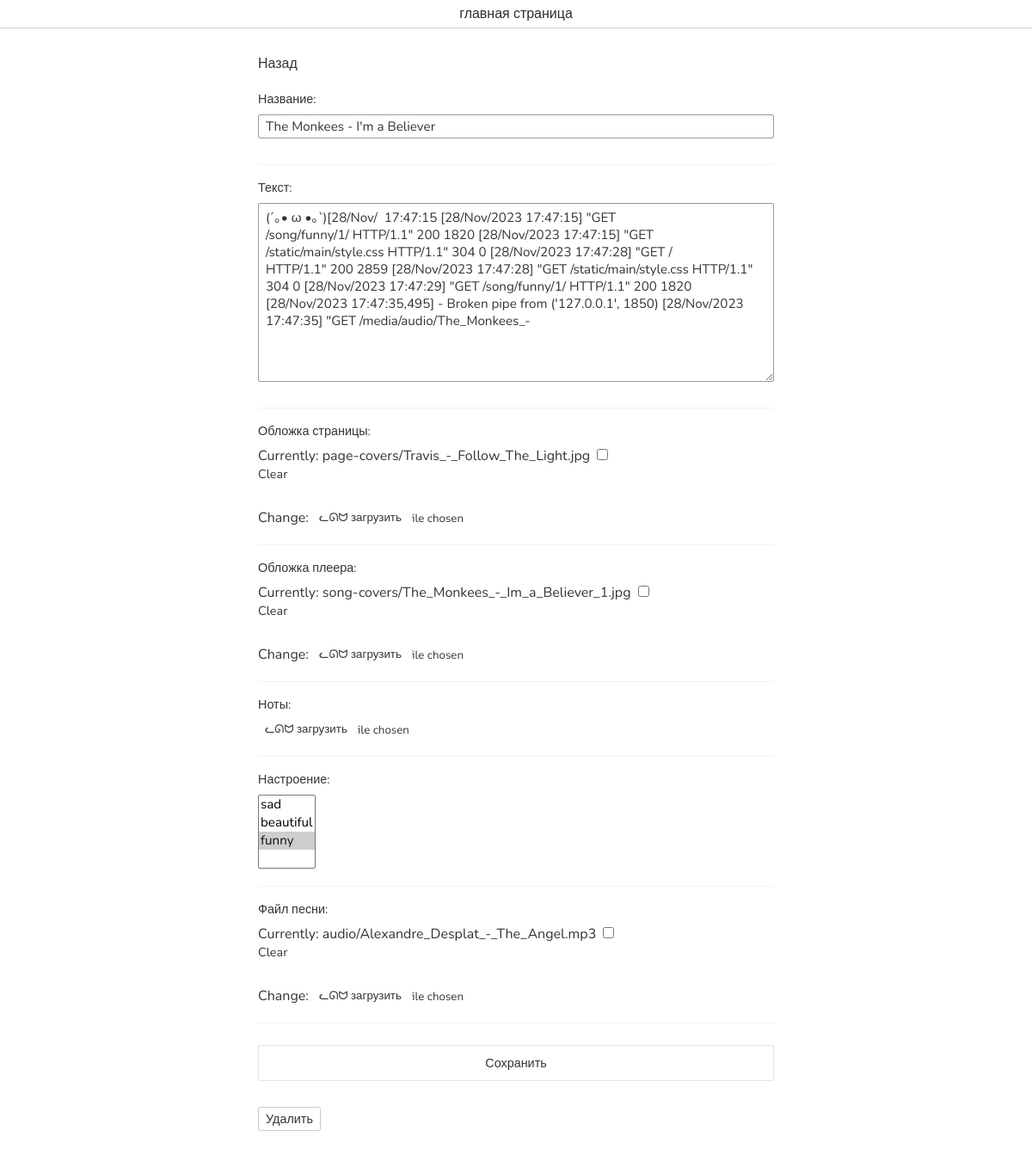
The app's page /editing/edit/1/ (signed in) with its own data.
### main/models.py (models this page shows, shortened)
class Song(models.Model):
    name = models.CharField(max_length=120)
    text = models.TextField(max_length=500, blank=True)
    page_cover = models.ImageField(upload_to='page-covers/', blank=True)
    song_cover = models.ImageField(upload_to='song-covers/', blank=True)
    notes = models.ImageField(upload_to='notes', blank=True)
    section = models.ManyToManyField(Section)
    audio_file = models.FileField(upload_to='audio/', blank=True)

class Section(models.Model):
    name = models.CharField(max_length=30)
    def __str__(self):
        return self.name

### editing/views.py (the view, shortened to what this page needs)
# urls.py: path('edit/<int:id>/', views.EditView.as_view(), name='edit'),
class EditView(View):
    def get(self, request, *args, **kwargs):
        if request.user.is_authenticated == True:
            song = get_object_or_404(Song.objects.all(), id=kwargs['id'])
            form = SongForm(instance=song)
            return render(request, 'editing/editing.html', {'form': form, 'song': song})
        else:
            return redirect('signin')

### editing/forms.py
class SongForm(forms.ModelForm):
    class Meta:
        model = Song
        fields = "__all__"
        labels = {
            "name": "Название",
            "text": "Текст",
            "page_cover": "Обложка страницы",
            'song_cover': 'Обложка плеера',
            'notes': 'Ноты',
            'audio_file': 'Файл песни',
            'section': 'Настроение',
        }
        widgets = {
            'name': forms.TextInput(attrs={'class': 'simple-input'}),
            'text': forms.Textarea(attrs={'class': 'simple-input'}),
        }

### editing/templates/editing/editing.html (shortened to what this page needs)
<!DOCTYPE html>
{% load static %}
<html lang="en">
<head>
  <link rel="stylesheet" href="{% static "/main/style.css" %}">
    <link rel="stylesheet" href="{% static "/editing/style.css" %}">
  <link rel="stylesheet" href="https://unpkg.com/element-ui/lib/theme-chalk/index.css">
</head>
<body>
{% include "header.html" %}
<div class="edit-page">
    <main>
        <a href="{% url 'songlist' %}"> Назад</a>
        <form class="settings-form" action="" method="post" enctype='multipart/form-data'>
            {{ form.as_p }}
            <button class="blue-hover-block settings-btn" type="submit">Сохранить</button>
        </form>
        {% if song %}
            <form class="delete-form" action="{% url 'delete' song.id %}" method="post">
                <button type="submit"> Удалить</button>
            </form>
        {% endif %}
    </main>
</div>
</body>
</html>

### main/static/main/style.css (style rules this page uses)
* { box-sizing: border-box; }
body { background: url('https://png.pngtree.com/background/20210709/original/pngtree-bright-spot-light-effect-background-picture-image_616312.jpg'); background-size: cover; height: 100vh; width: 100%; background: 0; margin: 0; overflow: hidden; font-family: 'Nunito', sans-serif; color: rgba(0,0,0,.8); }
a { text-decoration: none; color: inherit; }
button { padding: 5px 20px; border-radius: 3px; margin-bottom: 25px; color: rgba(0,0,0,.8); font-size: 1em; font-weight: 400; background: #ffffffa8; transition: .4s; border: 1px solid rgba(0,0,0,.1); font-family: inherit; width: 250px; text-align: left; cursor: pointer; display: flex; justify-content: space-between; position: relative; left: 50%; transform: translate(-50%, 0); user-select: none; }
a { text-decoration: none; }

### editing/static/editing/style.css (style rules this page uses)
body { height: auto; overflow-y: auto; }
form { margin-top: 20px; }
.settings-form p { padding-bottom: 20px; margin-bottom: 5px; border-bottom: 1px solid rgba(0,0,0,.05); }
.settings-form .simple-input { padding: 3px 8px; margin-bottom: 10px; color: rgba(0,0,0,.8); font-size: .95em; font-weight: 400; transition: .4s; border-radius: 3px; display: block; font-family: inherit; width: 100%; text-align: left; cursor: pointer; justify-content: space-between; position: relative; user-select: none; border: 1px solid rgba(0,0,0,.4); }
.settings-form textarea { padding: 3px 8px; margin-bottom: 10px; color: rgba(0,0,0,.8); font-size: .95em; font-weight: 400; transition: .4s; display: block; font-family: inherit; width: 100%; text-align: left; cursor: pointer; justify-content: space-between; position: relative; user-select: none; border-radius: 3px; border: 1px solid rgba(0,0,0,.4); }
.settings-form input[type='file'] { font-family: inherit; cursor: pointer; }
.settings-form input[type='file']::before { height: 30px; width: 100px; font-family: inherit; padding: 1px 8px; background: white; position: absolute; content: "ᓚᘏᗢ загрузить"; }
.settings-form label { display: block; position: relative; user-select: none; font-size: .9em; margin-bottom: 8px; }
.settings-form button { left: 0; transform: none; display: inline-block; width: auto; padding: 4px 8px; border-radius: 0; font-size: .9em; }
.settings-btn { padding-left: 10px; font-size: .95em; }
.edit-page { display: block; padding: 30px 25%; }
.edit-page button { padding: 3px 8px; font-size: .9em; left: 0; transform: none; display: inline-block; width: auto; border-radius: 0; float: left; margin-right: 5px; height: 28px; }
.settings-form select { font-family: inherit; font-size: .95em; }
.edit-page .settings-form button { padding: 10px; text-align: center; width: 100%; margin: 20px 0 30px 0; height: auto; }
.delete-form button { background: white; font-family: inherit; margin-bottom: 50px; border: 1px solid rgba(0,0,0,.2); border-radius: 3px; }

### records on screen
Song: name "The Monkees - I'm a Believer", text "(´｡• ω •｡`)[28/Nov/ 17:47:15 [28/Nov/2023 17:47:15] \"GET /song/funny/1/ HTTP/1.1\" 200 1820 [28/Nov/2023 17:47:15] \"GET /static/main/style.css HTTP/1.1\" 304 0 [28/Nov/2023 17:47:28] \"GET / HTTP/1.1\" 200 2859 [28/Nov/2023 17:47:28] \"GET /static/main/style.css HTTP/1.1\" 304 0 [28/Nov/2023 17:47:29] \"GET /song/funny/1/ HTTP/1.1\" 200 1820 [28/Nov/2023 17:47:35,495] - Broken pipe from ('127.0.0.1', 1850) [28/Nov/2023 17:47:35] \"GET /media/audio/The_Monkees_-"
